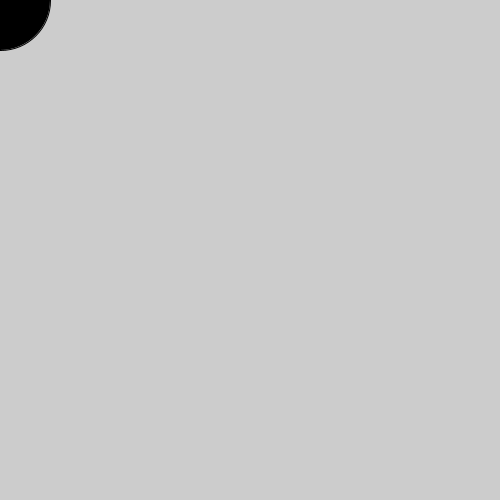
Frame 1 (no input)
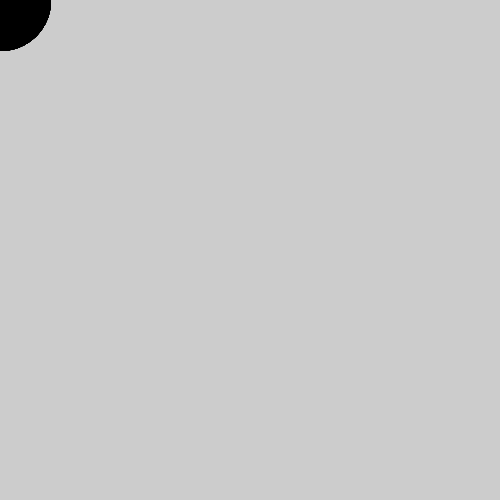
Frame 60 (the mouse pressed at the canvas centre just before this capture)
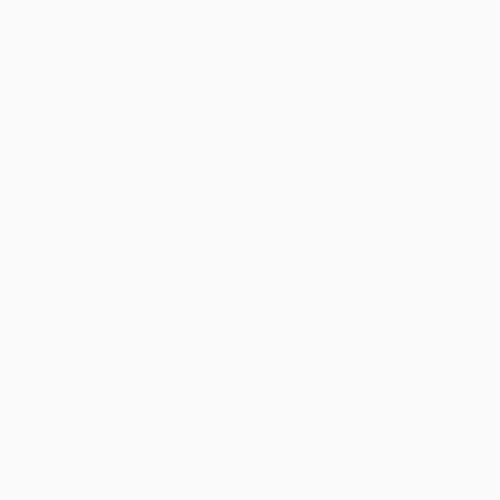
Frame 120 (the mouse held since frame 60 and released just before this capture)

The Processing sketch that drew these frames (run headless with seeded random() and noise(); from frame 60 on, the mouse is pressed at the canvas centre):

// Processing sketch: Drawing_Simulator_Beta
// ── Drawing_Simulator_Beta.pde
void setup(){
size(500,500);
}
void draw(){
  fill(mouseX,mouseY,mouseX);
ellipse(mouseX,mouseY,100,100);
if(mousePressed){
  fill(mouseX,mouseY,mouseX);
   background(mouseY,mouseX,mouseY);
}else{
  fill(0,0,0);
}
}
